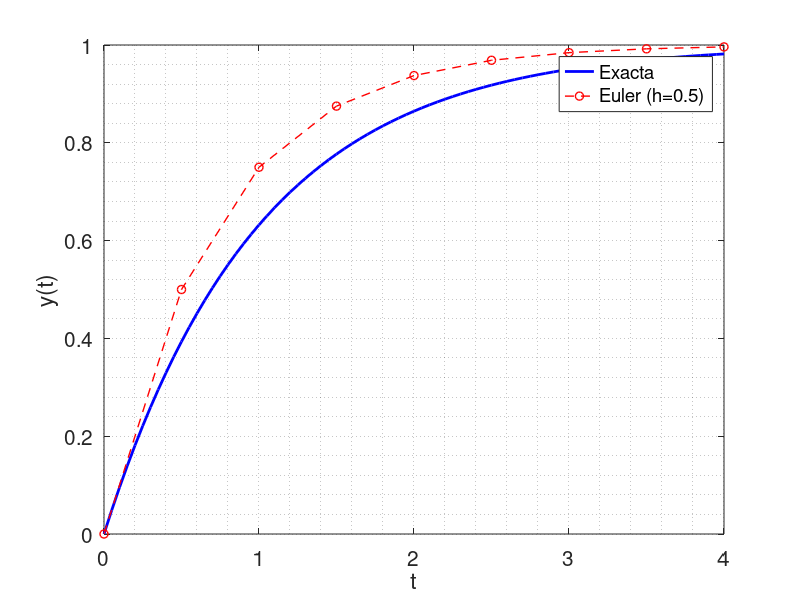

Recreate this plot in MATLAB.
%% solucion de ecuaciones diferenciales ordinarias: metodo de Euler
%{
---------------------------------------------------------------------------
Creado por:                    Fecha:          Asignatura:
Felipe Uribe Castillo          24.04.16        Metodos numericos
---------------------------------------------------------------------------
Referencias:
1. Yang et al. (2005) - Applied numerical methods using MATLAB
---------------------------------------------------------------------------
%}
clear; clc; close all;

%% ejemplo
%{
% ejemplo 1
% dy(t)/dt = y(t)
f    = @(t,y) -y;
y0   = 1;                    % condicion inicial
tf   = 5;                    % tiempo final
y_ex = @(t) y0*exp(-t);      % solucion exacta
%}
%
% ejemplo 2
% dy(t)/dt + a*y(t) = r
a    = 1;                    % parametro 1
r    = 1;                    % parametro 2
f    = @(t,y) r - a*y;
y0   = 0;                    % condicion inicial
tf   = 4;                    % tiempo final
y_ex = @(t) (y0 - r/a)*exp(-a*t) + r/a;   % solucion exacta
%}
%{
% ejemplo 3
% dy(t)/dt + 2*y(t) = t^3
f    = @(t,y) t.^3 - 2*y;
y0   = 0.25;                 % condicion inicial
tf   = 1;                    % tiempo final
y_ex = @(t) (t.^4 + 4*y0)./(8*t + 4);   % solucion exacta (hay un errocito)
%}

%% procedimiento
h  = 0.5;           % longitud de paso
t  = 0:h:tf;        % vector de tiempo
n  = length(t)-1;   % numero de puntos
y  = zeros(n,1);    % vector de solucion
%
y(1) = y0;          % aplico condicion inicial
for k = 1:n
   y(k+1) = y(k) + h*f(t(k),y(k));   % metodo de Euler hacia adelante
end

%% grafico
t_ex = 0:0.05:tf;
y_ex = y_ex(t_ex);
figure;
plot(t_ex,y_ex,'b-','LineWidth',2); hold on;
plot(t,y,'r--o','LineWidth',1); grid minor;
xlabel('t'); ylabel('y(t)');
legend('Exacta',sprintf('Euler (h=%g)',h),'Location','Best');
set(gca,'FontSize',15);

%%END